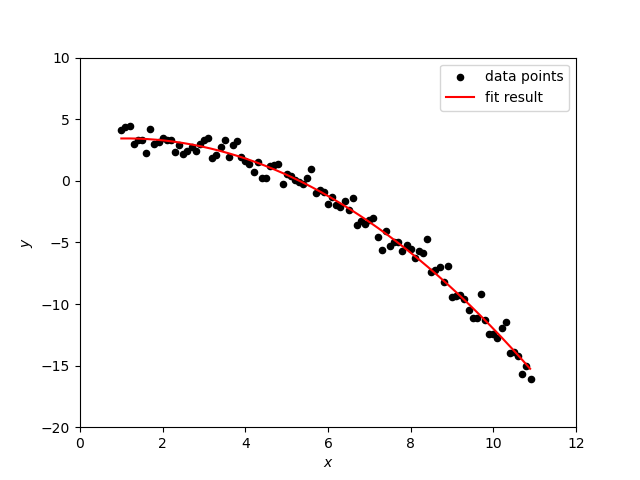

The Python source for this figure:
#!/usr/plocal/bin/python3

import math
import sympy
from sympy import *
import numpy as np
import matplotlib.pyplot as plt
from IPython.display import display, Math
import os 
import sys
from numpy.linalg import pinv

### read and parse the data ###

data = np.loadtxt('quaddata.dat')
pt   = data[:,0]
xx   = data[:,1]
yy   = data[:,2]

### print and plot to make sure it looks OK ###

if(False):

    for i in range(len(pt)):
        print(i,xx[i],yy[i])

    plt.scatter(xx,yy)
    plt.xlabel("$x$")
    plt.ylabel("$y$")
    plt.axis([0.0,12.0,-20.0,10.0])
    plt.show()

### set up the Vandermonde matrix ###

# we need the x and y-axes as column vectors
xcv = xx[:, None]
ycv = yy[:, None]

# now we can create the matrix
vdm = np.concatenate((xcv**0, xcv**1, xcv**2), axis=1)

if(False):
    print(vdm)

### solve to obtain best fit ###

a = np.transpose(pinv(vdm).dot(ycv))[0]

### output numerical results and create plot ###

print("")
for i in range(len(a)):
    print("a[%1d] = %8.4f " % (i,a[i]))
print("")

xxx = np.arange(xx[0],xx[len(xx)-1],0.01)
yyy = a[0] + a[1]*xxx + a[2]*xxx*xxx

plt.scatter(xx,yy,s=20.0,color='k',marker='o',label="data points")
plt.plot(xxx,yyy,color='r',label="fit result")
plt.xlabel("$x$")
plt.ylabel("$y$")
plt.axis([0.0,12.0,-20.0,10.0])
plt.legend()

plt.savefig("findquadratic.png")
plt.show()

#
